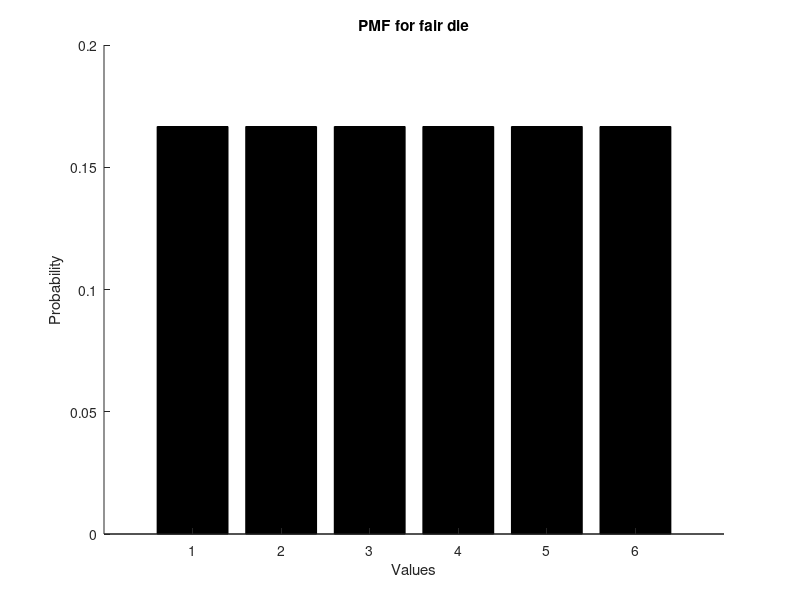
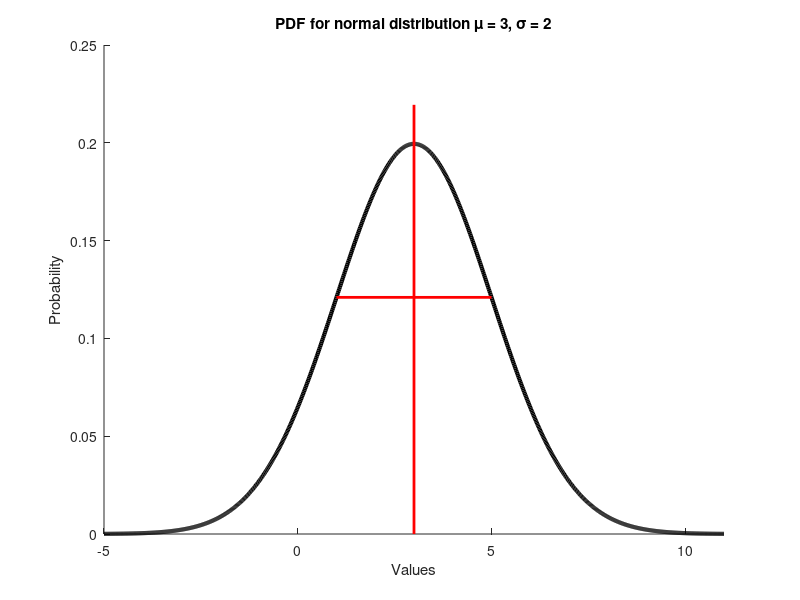
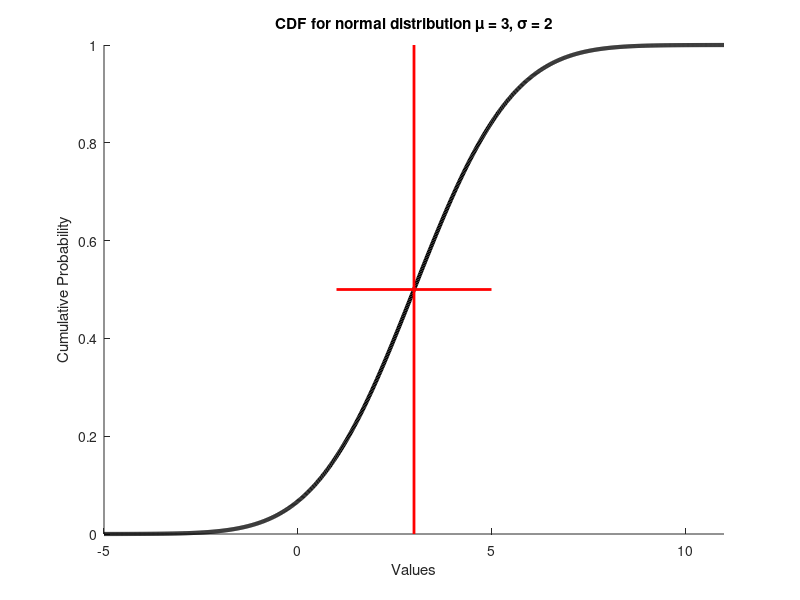

Here is the MATLAB script that generated these plots, in order:
%% Plot probability mass function for die roll

vals = 1:6;
prob = ones(size(vals)) / numel(vals);

figure; clf;
set(gcf, 'Color', 'w')
set(gca, 'FontSize', 18, 'FontName', 'Helvetica');

bar(vals, prob, 'k');
box off;
xlabel('Values');
ylabel('Probability');
title('PMF for fair die');

%% Plot probability density function for normal distribution

mu = 3;
sigma = 2;

% generate 1000 evenly spaced points between 0 and 
vals = linspace(mu-4*sigma, mu+4*sigma, 1000);

% normpdf will evaluate PDF of a normal distribution for you,
% but since it's in the stats toolbox, we'll do it manually here.
% prob = normpdf(vals, mu, sigma);

% this is the syntax for an anonymous function, meaning it's a shortcut
% way of defining a function "inline" without having to create a .m for it.
% this function has one input argument "x" and can only return one output.
% Note the use of .^2 in the definition, so that we can pass in a vector 
% to this function and get a vector back out.
normpdfFn = @(x) 1/(sigma * sqrt(2*pi)) * exp(-(x-mu).^2 / (2*sigma^2));

% like so...
prob = normpdfFn(vals);

figure; clf;
set(gcf, 'Color', 'w')
set(gca, 'FontSize', 18, 'FontName', 'Helvetica');

% plot the pdf
plot(vals, prob, 'k-', 'LineWidth', 3);

hold on

% plot a vertical line at the mean
plot([mu mu], [0 max(prob)*1.1], 'r-', 'LineWidth', 2);

% plot a horizontal line at the mean
% place it vertically so that it touches the pdf on either side
horzLineY = normpdf(mu+sigma, mu, sigma);
plot([mu-sigma mu+sigma], [horzLineY horzLineY], 'r-', 'LineWidth', 2);

box off;
xlim([min(vals) max(vals)]);
xlabel('Values');
ylabel('Probability');
title(sprintf('PDF for normal distribution \\mu = %g, \\sigma = %g', mu, sigma));

%% Plot CDF for normal distribution


% normpdf will evaluate PDF of a normal distribution for you,
% but since it's in the stats toolbox, we'll do it manually here.
% cdf = normcdf(vals, mu, sigma);

% quad is a tool for numerically evaluating the integral of a function.
% Basically it tries to calculate the area under the curve by evaluating
% the function at many points using a clever algorithm.
% Here we tell it to integrate from a value far below mu (since we can't
% tell it to use -infinity) up until some value x. This will give us the
% value of the CDF at x. Think, why can't we just use cumsum to keep a
% running tally of the values? If we do this we'll get values that are too
% high, because cumsum is not taking ito account the "width" of each of these
% rectangles when we're tallying up the total area.

% another way of doing this is arrayfun, see help arrayfun
cdf = zeros(size(vals));
for iVal = 1:length(vals)
    cdf(iVal) = quad(normpdfFn, mu-10*sigma, vals(iVal));
end

figure; clf;
set(gcf, 'Color', 'w')
set(gca, 'FontSize', 18, 'FontName', 'Helvetica');

% plot the cdf
plot(vals, cdf, 'k-', 'LineWidth', 3);

hold on

% plot a vertical line at the mean
plot([mu mu], [0 1], 'r-', 'LineWidth', 2);

% plot a horizontal line at the mean
% place it vertically so that it intercepts the cdf at the mean
horzLineY = normcdf(mu, mu, sigma);
plot([mu-sigma mu+sigma], [horzLineY horzLineY], 'r-', 'LineWidth', 2);

box off;
xlim([min(vals) max(vals)]);
xlabel('Values');
ylabel('Cumulative Probability');
title(sprintf('CDF for normal distribution \\mu = %g, \\sigma = %g', mu, sigma));
